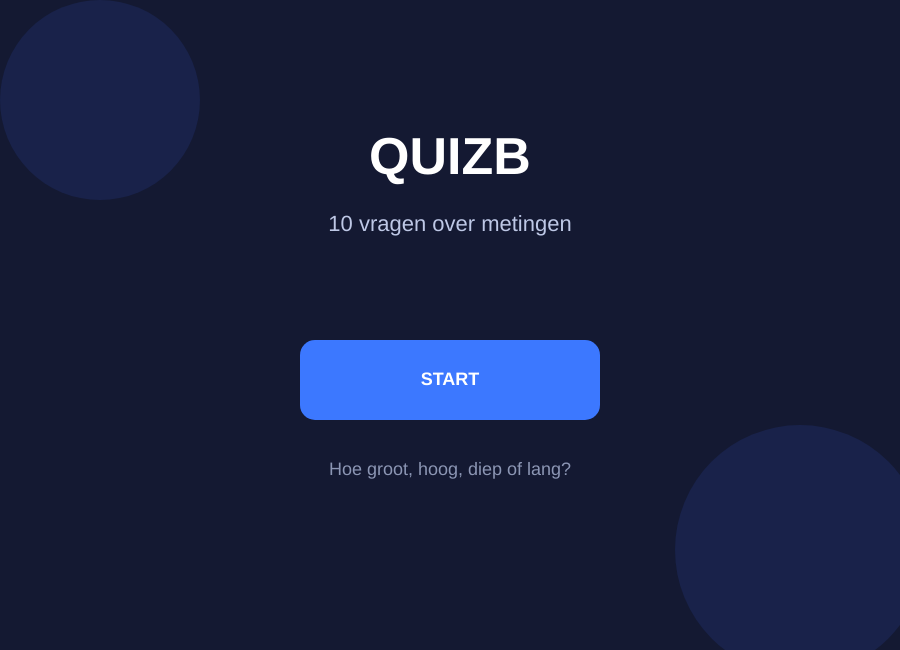
Frame 1 (no input)
Frame 60 (no input): identical to frame 1, image omitted
Frame 120 (the mouse pressed at the canvas centre since frame 60): identical to frame 1, image omitted

The p5.js sketch that drew this single still picture (run headless with seeded random() and noise() and a simulated clock; from frame 60 on, the mouse is pressed at the canvas centre):

// p5.js sketch
// ── sketch.js
let questions = [
  {
    question: "Wat is ongeveer het hoogste gebouw ter wereld?",
    answers: ["500 meter", "828 meter", "1.000 meter", "650 meter"],
    correct: 1
  },
  {
    question: "Wat is de hoogste berg ter wereld?",
    answers: ["K2", "Mont Blanc", "Mount Everest", "Kilimanjaro"],
    correct: 2
  },
  {
    question: "Hoe lang kan een blauwe vinvis ongeveer worden?",
    answers: ["5 meter", "15 meter", "30 meter", "50 meter"],
    correct: 2
  },
  {
    question: "Hoe diep is de Marianentrog ongeveer?",
    answers: ["2 kilometer", "5 kilometer", "11 kilometer", "20 kilometer"],
    correct: 2
  },
  {
    question: "Wat is ongeveer de diameter van de aarde?",
    answers: ["6.400 km", "12.700 km", "25.000 km", "40.000 km"],
    correct: 1
  },
  {
    question: "Hoe hoog kan een giraf ongeveer worden?",
    answers: ["2 meter", "3 meter", "5,5 meter", "10 meter"],
    correct: 2
  },
  {
    question: "wat is ongeveer de gemiddelde hoogte van een water fles?",
    answers: ["37cm", "20cm", "18cm", "19cm"],
    correct: 1
  },
  {
    question: "Hoe lang is een olympisch zwembad?",
    answers: ["25 meter", "50 meter", "75 meter", "100 meter"],
    correct: 1
  },
  {
    question: "Hoe hoog is de Eiffeltoren ongeveer, inclusief antennes?",
    answers: ["150 meter", "220 meter", "330 meter", "450 meter"],
    correct: 2
  },
  {
    question: "Hoe lang is de Chinese Muur ongeveer, inclusief vertakkingen?",
    answers: ["2.000 km", "8.000 km", "21.000 km", "50.000 km"],
    correct: 2
  }
];

// Game variables
let currentQuestion = 0;
let score = 0;
let gameState = "start";
let feedback = "";
let feedbackColor;
let answerButtons = [];

function setup() {
  createCanvas(900, 650);
  textAlign(CENTER, CENTER);
  textFont("Arial");
}

// Main screen
function draw() {
  if (gameState === "start") {
    drawStartScreen();
  } else if (gameState === "quiz") {
    drawQuizScreen();
  } else if (gameState === "end") {
    drawEndScreen();
  }
}

// Start screen
function drawStartScreen() {
  background(20, 25, 50);

  fill(60, 100, 255, 30);
  noStroke();
  circle(100, 100, 200);
  circle(800, 550, 250);

  fill(255);
  textStyle(BOLD);
  textSize(52);
  textAlign(CENTER, CENTER);
  text("QUIZB", width / 2, 160);

  textStyle(NORMAL);
  textSize(22);
  fill(190, 200, 230);
  text("10 vragen over metingen", width / 2, 225);

  drawButton(
    width / 2 - 150,
    340,
    300,
    80,
    "START",
    color(60, 120, 255)
  );

  fill(140, 150, 180);
  textSize(18);
  text("Hoe groot, hoog, diep of lang?", width / 2, 470);
}

// Quiz screen
function drawQuizScreen() {
  background(20, 25, 50);

  fill(255);
  textStyle(BOLD);
  textSize(25);
  textAlign(CENTER, CENTER);
  text("QUIZB", width / 2, 40);

  textStyle(NORMAL);
  textSize(18);
  fill(170, 180, 210);

  text(
    "Vraag " + (currentQuestion + 1) + " / " + questions.length,
    width / 2,
    75
  );

  // Progress bar
  noStroke();
  fill(45, 50, 80);
  rect(150, 100, 600, 12, 6);

  fill(70, 130, 255);
  rect(
    150,
    100,
    600 * ((currentQuestion + 1) / questions.length),
    12,
    6
  );

  drawQuestion();

  // Feedback
  if (feedback !== "") {
    fill(feedbackColor);
    textStyle(BOLD);
    textSize(22);
    textAlign(CENTER, CENTER);

    text(feedback, width / 2, 600, 700, 35);

    fill(170, 180, 210);
    textStyle(NORMAL);
    textSize(14);
    text("Klik ergens om verder te gaan", width / 2, 630);
  }
}

// Draw question
function drawQuestion() {
  let questionData = questions[currentQuestion];

  // Question box
  noStroke();
  fill(35, 42, 75);
  rect(70, 135, 760, 150, 20);

  // Question text
  fill(255);
  textStyle(BOLD);
  textSize(25);
  textAlign(CENTER, CENTER);
  textWrap(WORD);

  text(
    questionData.question,
    110,
    155,
    680,
    110
  );

  textStyle(NORMAL);

  answerButtons = [];

  // Answer buttons
  for (let i = 0; i < questionData.answers.length; i++) {
    let x = 100 + (i % 2) * 380;
    let y = 320 + floor(i / 2) * 105;

    answerButtons.push({
      x: x,
      y: y,
      width: 320,
      height: 75
    });

    let buttonColor = color(55, 65, 105);

    // Show correct answer after selection
    if (feedback !== "" && i === questionData.correct) {
      buttonColor = color(40, 150, 90);
    }

    drawButton(
      x,
      y,
      320,
      75,
      questionData.answers[i],
      buttonColor
    );
  }
}

// Draw button
function drawButton(
  x,
  y,
  buttonWidth,
  buttonHeight,
  label,
  buttonColor
) {
  let hovering =
    mouseX >= x &&
    mouseX <= x + buttonWidth &&
    mouseY >= y &&
    mouseY <= y + buttonHeight;

  if (hovering && feedback === "") {
    buttonColor = lerpColor(
      buttonColor,
      color(255),
      0.15
    );
  }

  // Button background
  fill(buttonColor);
  noStroke();
  rect(x, y, buttonWidth, buttonHeight, 15);

  // Button text
  fill(255);
  textStyle(BOLD);
  textSize(18);
  textAlign(CENTER, CENTER);
  textWrap(WORD);

  text(
    label,
    x + 10,
    y + 5,
    buttonWidth - 20,
    buttonHeight - 10
  );

  textStyle(NORMAL);
}

// End screen
function drawEndScreen() {
  background(20, 25, 50);

  fill(255);
  textStyle(BOLD);
  textSize(46);
  textAlign(CENTER, CENTER);

  text("QUIZB FINISHED", width / 2, 130);

  textStyle(NORMAL);

  // Score
  fill(70, 130, 255);
  textSize(75);
  text(score + " / " + questions.length, width / 2, 250);

  let percentage = round(
    (score / questions.length) * 100
  );

  fill(200, 210, 235);
  textSize(25);
  text("Score: " + percentage + "%", width / 2, 330);

  // Result message
  let resultMessage;

  if (percentage === 100) {
    resultMessage = "Perfect!";
  } else if (percentage >= 80) {
    resultMessage = "Goed gedaan!";
  } else if (percentage >= 60) {
    resultMessage = "Goed genoeg!";
  } else if (percentage >= 40) {
    resultMessage = "Je kan beter dan dit!";
  } else {
    resultMessage = "Probeer opnieuw!";
  }

  fill(170, 180, 210);
  textSize(21);
  text(resultMessage, width / 2, 390);

  // Restart button
  drawButton(
    width / 2 - 150,
    470,
    300,
    70,
    "Speel opnieuw",
    color(60, 120, 255)
  );
}

// Mouse input
function mousePressed() {
  // Start screen
  if (gameState === "start") {
    if (
      mouseX >= width / 2 - 150 &&
      mouseX <= width / 2 + 150 &&
      mouseY >= 340 &&
      mouseY <= 420
    ) {
      startQuiz();
    }
  }

  // Quiz screen
  else if (gameState === "quiz") {
    if (feedback === "") {
      for (let i = 0; i < answerButtons.length; i++) {
        let button = answerButtons[i];

        if (
          mouseX >= button.x &&
          mouseX <= button.x + button.width &&
          mouseY >= button.y &&
          mouseY <= button.y + button.height
        ) {
          checkAnswer(i);
          break;
        }
      }
    } else {
      nextQuestion();
    }
  }

  // End screen
  else if (gameState === "end") {
    if (
      mouseX >= width / 2 - 150 &&
      mouseX <= width / 2 + 150 &&
      mouseY >= 470 &&
      mouseY <= 540
    ) {
      startQuiz();
    }
  }
}

// Start or restart quiz
function startQuiz() {
  currentQuestion = 0;
  score = 0;
  feedback = "";
  feedbackColor = color(255);
  answerButtons = [];
  gameState = "quiz";
}

// Check answer
function checkAnswer(selectedAnswer) {
  let correctAnswer =
    questions[currentQuestion].correct;

  if (selectedAnswer === correctAnswer) {
    score++;
    feedback = "Goed!";
    feedbackColor = color(70, 220, 120);
  } else {
    feedback = "Fout!";
    feedbackColor = color(255, 90, 90);
  }
}

// Next question
function nextQuestion() {
  currentQuestion++;
  feedback = "";

  if (currentQuestion >= questions.length) {
    gameState = "end";
  }
}
